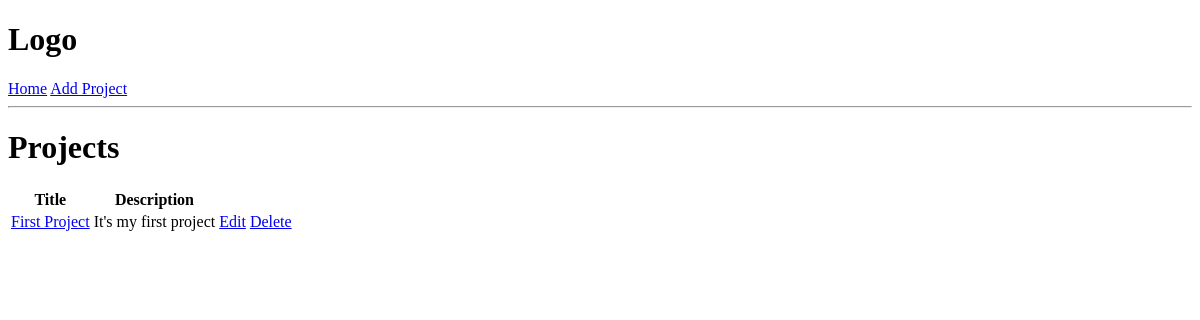
The app's page /, older data.
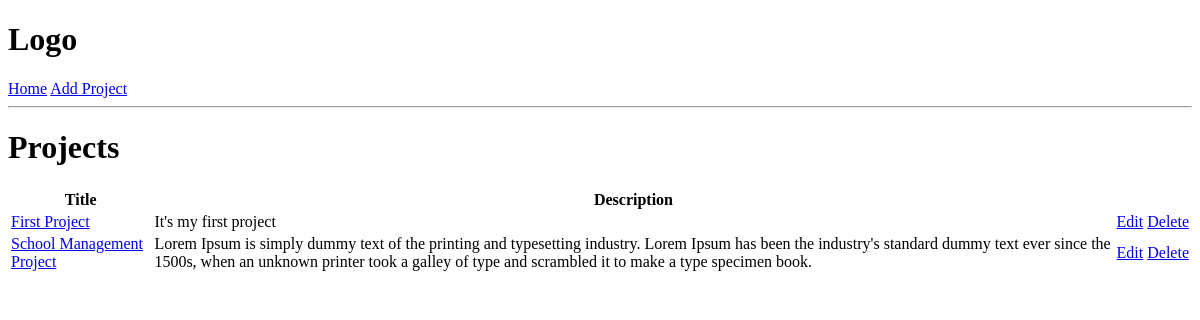
The same page, newer data.
### projects/models.py (models this page shows, shortened)
class Project(models.Model):
    title = models.CharField(max_length=200)
    description = models.TextField(null=True, blank=True)
    demo_link = models.CharField(max_length=1000, null=True, blank=True)
    source_link = models.CharField(max_length=1000, null=True, blank=True)
    vote_total = models.IntegerField(default=0)
    vote_ratio = models.IntegerField(default=0)
    tags = models.ManyToManyField('Tag', blank=True)
    created = models.DateTimeField(auto_now_add=True)
    id = models.UUIDField(default=uuid.uuid1, unique=True, primary_key=True, editable=False)

### projects/views.py (the view)
# urls.py: path('', include('projects.urls'))
def projects(request):
    projects = Project.objects.all()
    context = {'projects': projects}
    return render(request, 'projects/projects.html', context)

### projects/templates/projects/projects.html (shortened to what this page needs)
{% extends 'main.html' %}
{% block content %}
<h1>Projects</h1>
<table>
    <thead>
        <tr>
            <th>Title</th>
            <th>Description</th>
            <th></th>
            <th></th>
        </tr>
    </thead>
    <tbody>
        {% for project in projects %}
        <tr>
            <td>
                <a href="{% url 'project' project.id %}">{{project.title}}
                </a>
            </td>
            <td>{{project.description}}</td>
            <td>
                <a href="{% url 'update-project' project.id %}">
                    Edit
                </a>
            </td>
            <td>
                <a href="{% url 'delete-project' project.id %}">
                    Delete
                </a>
            </td>
        </tr>
        {% endfor %}
    </tbody>
</table>
{% endblock content %}

Row changes from the older to the newer data that the page shows:
added Project: title "School Management Project", description "Lorem Ipsum is simply dummy text of the printing and typesetting industry. Lorem Ipsum has been the industry's standard dummy text ever since the 1500s, when an unknown printer took a galley of type and scrambled it to make a type specimen book."
